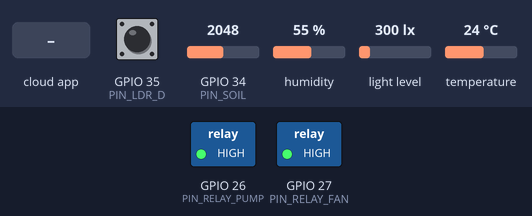
This sketch was run on a simulated ESP32. On the bench: switched loads named in the sketch (green lamp = pin HIGH). Inputs (shaded band) come from the test bench; at power-on: light level 300 lx, GPIO 34 (PIN_SOIL) = 2048, GPIO 35 (PIN_LDR_D) HIGH, humidity 55 %, temperature 24 °C (analog values on the 0–4095 scale). WiFi joins after 1.5 s; servers stay silent unless stated; the local clock reads 2024-03-15 10:24:30 at power-on unless the sketch sets it; random numbers use the default seed unless the sketch sets one; the Firebase database answers and starts empty; what the sketch prints to the serial monitor is not drawn.

Above: at 2.9 s.
3.0 s: the phone or cloud app sets fan to 1
At 5.6 s:
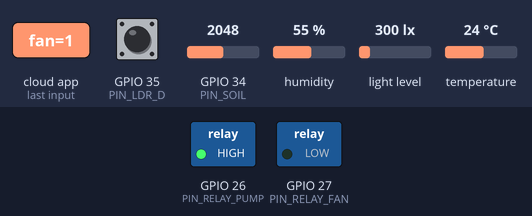
6.1 s: light level set to 109 lx
7.6 s: light level set to 94 lx
9.1 s: the phone or cloud app sets pump to 1
At 11.9 s:
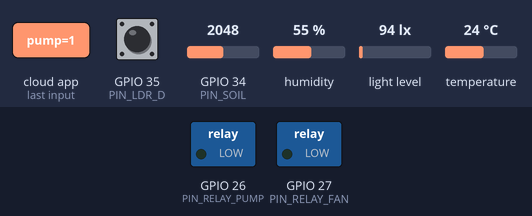
12.2 s: the phone or cloud app sets pump to 0
At 13.6 s:
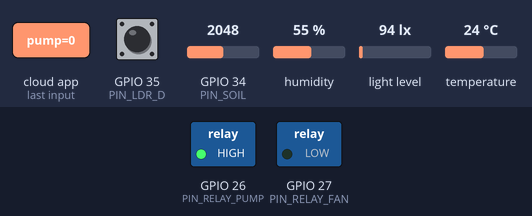
14.2 s: the phone or cloud app sets auto_mode to 1
At 14.8 s:
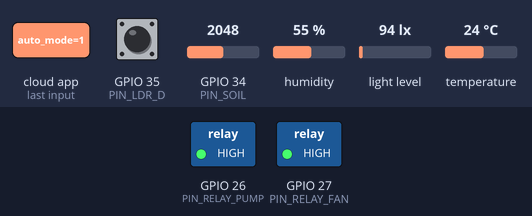
Timing chart, 0 to 16.9 s (numbered marks = the images above; inputs shaded):
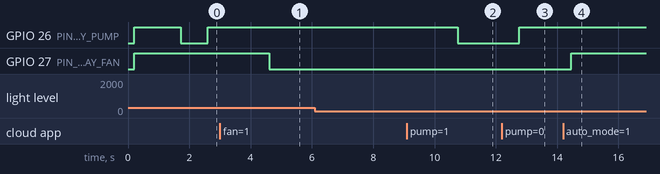

The sketch:

smart_greenhouse.ino
```cpp
/**
 *  Smart Greenhouse Control System — ESP32 Firmware
 *  -------------------------------------------------
 *  Project : smart-greenhouse-9fb8e
 *  Hardware:
 *    - ESP32 DevKit V1
 *    - 2× BME280  (0x76 inner, 0x77 outer)
 *    - BH1750    (0x23)
 *    - LM393     (digital light switch)
 *    - Capacitive soil moisture sensor (analog)
 *    - 5V 2-channel relay → 12V pump + 12V fan
 *
 *  Mode: HYBRID  (auto_mode=1 autonomous, auto_mode=0 manual)
 *
 *  ==== ARDUINO IDE SETUP ====
 *  1) Boards Manager → install "esp32 by Espressif Systems"
 *  2) Tools → Board → select "ESP32 Dev Module"
 *  3) Install via Library Manager:
 *       - Adafruit BME280 Library         (Adafruit)
 *       - Adafruit Unified Sensor         (installed automatically)
 *       - BH1750                          (Christopher Laws)
 *       - Firebase Arduino Client Library for ESP8266 and ESP32  (Mobizt)
 *  4) Fill in FIREBASE_AUTH in secrets.h
 *  5) Upload!
 */

#include "config.h"
#include "secrets.h"
#include "wifi_time.h"
#include "sensors.h"
#include "actuators.h"
#include "firebase_io.h"

static SensorData   gSensors;
static ControlState gControl;   // default: auto_mode=1, all others 0

static unsigned long tLastRead = 0;
static unsigned long tLastPush = 0;
static unsigned long tLastPoll = 0;

void setup() {
  Serial.begin(115200);
  delay(200);
  Serial.println("\n==============================");
  Serial.println("  Smart Greenhouse ESP32 Firmware");
  Serial.println("==============================");

  actuators_init();
  sensors_init();
  wifi_connect();
  ntp_init();
  firebase_init();
}

void loop() {
  const unsigned long now = millis();

  // Reconnect if WiFi drops
  if (!wifi_is_connected()) {
    static unsigned long tLastRetry = 0;
    if (now - tLastRetry >= 10000UL) {
      tLastRetry = now;
      Serial.println("[WiFi] connection lost — retrying");
      wifi_connect();
    }
  }

  // 1) Read sensors
  if (now - tLastRead >= SENSOR_READ_MS) {
    tLastRead = now;
    sensors_read(gSensors);
    gSensors.CO2       = mock_co2();
    gSensors.timestamp = time_epoch();
    print_sensors(gSensors);
  }

  // 2) Fetch control state from Firebase
  if (now - tLastPoll >= CONTROL_POLL_MS) {
    tLastPoll = now;
    firebase_poll_control(gControl);
  }

  // 3) Hybrid decision logic
  if (gControl.auto_mode == 1) {
    apply_auto_control(gSensors, gControl);
  }

  // 4) Update relays
  apply_actuators(gControl);

  // 5) Write data to Firebase
  if (now - tLastPush >= FIREBASE_PUSH_MS) {
    tLastPush = now;
    firebase_push_sensors(gSensors);
    // Allow the frontend to observe the real state in autonomous mode
    if (gControl.auto_mode == 1) {
      firebase_push_control_state(gControl);
    }
  }
}
```

actuators.cpp
```cpp
#include "actuators.h"
#include "sensors.h"
#include "config.h"

static inline int relayLevel(int onOff) {
#if RELAY_ACTIVE_LOW
  return onOff ? LOW : HIGH;
#else
  return onOff ? HIGH : LOW;
#endif
}

void actuators_init() {
  pinMode(PIN_RELAY_PUMP, OUTPUT);
  pinMode(PIN_RELAY_FAN,  OUTPUT);
  // All outputs OFF at startup
  digitalWrite(PIN_RELAY_PUMP, relayLevel(0));
  digitalWrite(PIN_RELAY_FAN,  relayLevel(0));
  Serial.println("[Actuators] init OK (pump+fan OFF)");
}

void apply_actuators(const ControlState& s) {
  digitalWrite(PIN_RELAY_PUMP, relayLevel(s.pump));
  digitalWrite(PIN_RELAY_FAN,  relayLevel(s.fan));
  // s.light → no hardware, ignored
}

// Autonomous mode: pump/fan decision based on sensor data — with hysteresis
void apply_auto_control(const SensorData& d, ControlState& s) {
  // Pump (soil moisture)
  if (d.soil_moisture < AUTO_PUMP_SOIL_BELOW)      s.pump = 1;
  else if (d.soil_moisture > AUTO_PUMP_SOIL_ABOVE) s.pump = 0;

  // Fan (inner temperature or humidity)
  bool tempHigh = d.temp_inner     > AUTO_FAN_TEMP_ABOVE;
  bool humHigh  = d.humidity_inner > AUTO_FAN_HUMIDITY_ABOVE;
  bool tempLow  = d.temp_inner     < AUTO_FAN_TEMP_BELOW;

  if (tempHigh || humHigh)            s.fan = 1;
  else if (tempLow && !humHigh)       s.fan = 0;
}
```

actuators.h
```cpp
#pragma once
#include <Arduino.h>

struct SensorData;   // forward decl

struct ControlState {
  int auto_mode = 1;   // 1 = autonomous, 0 = manual (Firebase)
  int fan       = 0;
  int pump      = 0;
  int light     = 0;   // present in schema, no hardware — state only
};

void actuators_init();
void apply_actuators(const ControlState& s);
void apply_auto_control(const SensorData& d, ControlState& s);
```

firebase_io.cpp
```cpp
#include "firebase_io.h"
#include "sensors.h"
#include "actuators.h"
#include "config.h"
#include "secrets.h"

#include <Firebase_ESP_Client.h>
#include <addons/TokenHelper.h>

static FirebaseData   fbdo;
static FirebaseAuth   auth;
static FirebaseConfig config;

void firebase_init() {
  config.database_url = FIREBASE_DATABASE_URL;
  config.api_key      = FIREBASE_API_KEY;
  config.token_status_callback = tokenStatusCallback;

  // Email/Password auth — Firebase Console → Authentication → Sign-in method →
  // Email/Password must be ENABLED, and the user must be created in advance.
  auth.user.email    = FIREBASE_USER_EMAIL;
  auth.user.password = FIREBASE_USER_PASSWORD;

  Firebase.reconnectWiFi(true);
  Firebase.begin(&config, &auth);
  Serial.println("[Firebase] init complete (email/password)");
}

bool firebase_is_ready() { return Firebase.ready(); }

void firebase_push_sensors(const SensorData& d) {
  if (!Firebase.ready()) {
    Serial.println("[Firebase] not ready, /sensors skipped");
    return;
  }
  FirebaseJson j;
  j.set("temp_inner",     d.temp_inner);
  j.set("temp_outer",     d.temp_outer);
  j.set("humidity_inner", d.humidity_inner);
  j.set("humidity_outer", d.humidity_outer);
  j.set("soil_moisture",  d.soil_moisture);
  j.set("light_lux",      d.light_lux);
  j.set("light_digital",  d.light_digital);
  j.set("CO2",            d.CO2);
  j.set("voltage",        d.voltage);
  j.set("timestamp",      (int)d.timestamp);

  if (Firebase.RTDB.setJSON(&fbdo, FB_PATH_SENSORS, &j)) {
    Serial.println("[Firebase] /sensors OK");
  } else {
    Serial.printf("[Firebase] /sensors ERROR: %s\n", fbdo.errorReason().c_str());
  }
}

void firebase_push_control_state(const ControlState& s) {
  if (!Firebase.ready()) return;
  FirebaseJson j;
  j.set("auto_mode", s.auto_mode);
  j.set("fan",       s.fan);
  j.set("pump",      s.pump);
  j.set("light",     s.light);
  // updateNode: updates only existing keys, leaves all others untouched
  if (!Firebase.RTDB.updateNode(&fbdo, FB_PATH_CONTROL, &j)) {
    Serial.printf("[Firebase] /control feedback ERROR: %s\n", fbdo.errorReason().c_str());
  }
}

void firebase_poll_control(ControlState& s) {
  if (!Firebase.ready()) return;

  // auto_mode is ALWAYS read
  if (Firebase.RTDB.getInt(&fbdo, String(FB_PATH_CONTROL) + "/auto_mode")) {
    s.auto_mode = fbdo.to<int>();
  }

  // fan & pump are read from Firebase only in manual mode
  // (in auto mode, the value computed by the ESP32 itself takes precedence)
  if (s.auto_mode == 0) {
    if (Firebase.RTDB.getInt(&fbdo, String(FB_PATH_CONTROL) + "/fan")) {
      s.fan = fbdo.to<int>();
    }
    if (Firebase.RTDB.getInt(&fbdo, String(FB_PATH_CONTROL) + "/pump")) {
      s.pump = fbdo.to<int>();
    }
  }

  // light has no hardware but its state can be read
  if (Firebase.RTDB.getInt(&fbdo, String(FB_PATH_CONTROL) + "/light")) {
    s.light = fbdo.to<int>();
  }
}
```

firebase_io.h
```cpp
#pragma once

struct SensorData;
struct ControlState;

void firebase_init();
bool firebase_is_ready();
void firebase_push_sensors(const SensorData& d);
void firebase_push_control_state(const ControlState& s);  // state feedback in auto mode
void firebase_poll_control(ControlState& s);
```

secrets.h
```cpp
#pragma once

// ---------- WiFi ----------
#define WIFI_SSID   "ahsen-2.4g"
#define WIFI_PASS   "NNfRkuZRs6su"

// ---------- Firebase RTDB ----------
// Proje: smart-greenhouse-9fb8e (europe-west1)
#define FIREBASE_API_KEY        "AIzaSyB5VTUokAVSnmQUocsT1Ub7pOoxtCXKr4w"
#define FIREBASE_DATABASE_URL   "https://smart-greenhouse-9fb8e-default-rtdb.europe-west1.firebasedatabase.app"
#define FIREBASE_USER_EMAIL     "yusufkzl2002@gmail.com"
#define FIREBASE_USER_PASSWORD  "Ostim2026!"
```

sensors.cpp
```cpp
#include "sensors.h"
#include "config.h"
#include <Wire.h>
#include <Adafruit_BME280.h>
#include <BH1750.h>

static Adafruit_BME280 bmeInner;
static Adafruit_BME280 bmeOuter;
static BH1750 lightMeter(BH1750_ADDR);

static bool bmeInnerOK = false;
static bool bmeOuterOK = false;
static bool bhOK       = false;

void sensors_init() {
  Wire.begin(PIN_SDA, PIN_SCL);

  bmeInnerOK = bmeInner.begin(BME_INNER_ADDR);
  Serial.printf("[BME280 inner 0x%02X] %s\n", BME_INNER_ADDR, bmeInnerOK ? "OK" : "NOT FOUND");

  bmeOuterOK = bmeOuter.begin(BME_OUTER_ADDR);
  Serial.printf("[BME280 outer 0x%02X] %s\n", BME_OUTER_ADDR, bmeOuterOK ? "OK" : "NOT FOUND");

  bhOK = lightMeter.begin();
  Serial.printf("[BH1750 0x%02X] %s\n", BH1750_ADDR, bhOK ? "OK" : "NOT FOUND");

  analogReadResolution(12);         // 0-4095
  pinMode(PIN_SOIL,  INPUT);
  pinMode(PIN_LDR_D, INPUT);

  // Seed for mock CO2
  randomSeed(esp_random());
}

void sensors_read(SensorData& d) {
  if (bmeInnerOK) {
    d.temp_inner     = bmeInner.readTemperature();
    d.humidity_inner = bmeInner.readHumidity();
  }
  if (bmeOuterOK) {
    d.temp_outer     = bmeOuter.readTemperature();
    d.humidity_outer = bmeOuter.readHumidity();
  }
  if (bhOK) {
    float lx = lightMeter.readLightLevel();
    d.light_lux = (lx >= 0) ? (int)lx : 0;
  }

  // LM393: on most modules DO=LOW above the potentiometer threshold (light present),
  // DO=HIGH below the threshold (dark). Change to == HIGH if behaviour is inverted.
  d.light_digital = (digitalRead(PIN_LDR_D) == LOW) ? 1 : 0;

  // Capacitive soil moisture — dry=high raw value, wet=low raw value
  int raw = analogRead(PIN_SOIL);
  float pct = 100.0f * (float)(SOIL_RAW_DRY - raw) /
              (float)(SOIL_RAW_DRY - SOIL_RAW_WET);
  if (pct < 0)   pct = 0;
  if (pct > 100) pct = 100;
  d.soil_moisture = pct;

  // TODO: read when voltage divider is connected
  d.voltage = 0.0f;
}

int mock_co2() {
  // Realistic greenhouse CO2: 900-1500 ppm, slightly fluctuating random walk
  static int base = 1200;
  base += random(-25, 26);
  if (base < 900)  base = 900;
  if (base > 1500) base = 1500;
  return base;
}

void print_sensors(const SensorData& d) {
  Serial.printf(
    "[SENS] T_in=%.1f T_out=%.1f H_in=%.1f H_out=%.1f "
    "soil=%.1f%% lux=%d ld=%d CO2=%d V=%.2f ts=%ld\n",
    d.temp_inner, d.temp_outer,
    d.humidity_inner, d.humidity_outer,
    d.soil_moisture, d.light_lux, d.light_digital,
    d.CO2, d.voltage, d.timestamp);
}
```

sensors.h
```cpp
#pragma once
#include <Arduino.h>

// Single data packet read from all sensors — transmitted to Firebase
struct SensorData {
  float temp_inner     = 0;
  float temp_outer     = 0;
  float humidity_inner = 0;
  float humidity_outer = 0;
  float soil_moisture  = 0;   // percentage (0-100)
  int   light_lux      = 0;   // BH1750 (actual illuminance)
  int   light_digital  = 0;   // LM393 (0 = dark, 1 = bright)
  int   CO2            = 0;   // ppm — no physical sensor, mocked
  float voltage        = 0;   // V — voltage divider not yet connected (0)
  long  timestamp      = 0;   // Unix epoch (seconds)
};

void sensors_init();
void sensors_read(SensorData& d);
int  mock_co2();
void print_sensors(const SensorData& d);
```

wifi_time.cpp
```cpp
#include "wifi_time.h"
#include "config.h"
#include "secrets.h"
#include <WiFi.h>
#include <time.h>

void wifi_connect() {
  WiFi.mode(WIFI_STA);
  WiFi.setSleep(false);
  WiFi.begin(WIFI_SSID, WIFI_PASS);
  Serial.printf("[WiFi] connecting to %s", WIFI_SSID);

  unsigned long t0 = millis();
  while (WiFi.status() != WL_CONNECTED && millis() - t0 < 20000UL) {
    delay(300);
    Serial.print(".");
  }

  if (WiFi.status() == WL_CONNECTED) {
    Serial.printf(" OK  IP=%s  RSSI=%d\n",
                  WiFi.localIP().toString().c_str(), WiFi.RSSI());
  } else {
    Serial.println(" FAILED — will retry in 10 s");
  }
}

bool wifi_is_connected() {
  return WiFi.status() == WL_CONNECTED;
}

void ntp_init() {
  configTime(GMT_OFFSET_SEC, DAYLIGHT_OFFSET_SEC, NTP_SERVER);
  Serial.print("[NTP] awaiting synchronisation");
  unsigned long t0 = millis();
  while (time(nullptr) < 1700000000L && millis() - t0 < 10000UL) {
    delay(200);
    Serial.print(".");
  }
  time_t now = time(nullptr);
  Serial.printf(" epoch=%ld\n", (long)now);
}

long time_epoch() {
  return (long) time(nullptr);
}
```

wifi_time.h
```cpp
#pragma once
#include <Arduino.h>

void wifi_connect();
bool wifi_is_connected();
void ntp_init();
long time_epoch();   // Unix epoch seconds (10 digits)
```

config.h
```cpp
#pragma once

// ===================== PIN MAP =====================
// ESP32 DevKit V1 (38 pin)
#define PIN_SDA          21   // I2C data
#define PIN_SCL          22   // I2C clock
#define PIN_SOIL         34   // ADC1_CH6 — capacitive soil moisture (input-only)
#define PIN_LDR_D        35   // LM393 digital output (input-only)
#define PIN_RELAY_PUMP   26   // Relay channel 1 → 12V water pump
#define PIN_RELAY_FAN    27   // Relay channel 2 → 12V fan

// Relay logic — most inexpensive 5V 2-channel modules are ACTIVE-LOW
// 1 = LOW signal ACTIVATES the relay, 0 = HIGH signal DEACTIVATES it
// Set to 0 if the module behaves in reverse
#define RELAY_ACTIVE_LOW 1

// ===================== I2C ADDRESSES =====================
#define BME_INNER_ADDR   0x76   // Inner sensor: SDO → GND
#define BME_OUTER_ADDR   0x77   // Outer sensor: SDO → 3.3V
#define BH1750_ADDR      0x23   // ADDR → GND (default)

// ===================== TIMING (ms) =====================
#define SENSOR_READ_MS    2000   // read sensors every 2 s
#define FIREBASE_PUSH_MS  5000   // write to Firebase every 5 s
#define CONTROL_POLL_MS   2000   // read /control path every 2 s

// ===================== SOIL MOISTURE CALIBRATION =====================
// Measure sensor in air → SOIL_RAW_DRY; submerge in a cup of water → SOIL_RAW_WET
// Update with your own measured values!
#define SOIL_RAW_DRY     3000
#define SOIL_RAW_WET     1200

// ===================== AUTONOMOUS MODE THRESHOLDS =====================
// Pump — soil moisture with hysteresis
#define AUTO_PUMP_SOIL_BELOW       35.0f   // < 35% → pump ON
#define AUTO_PUMP_SOIL_ABOVE       60.0f   // > 60% → pump OFF

// Fan — inner temperature or inner humidity threshold
#define AUTO_FAN_TEMP_ABOVE        28.0f   // > 28°C → fan ON
#define AUTO_FAN_TEMP_BELOW        25.0f   // < 25°C → fan OFF
#define AUTO_FAN_HUMIDITY_ABOVE    80.0f   // > 80% humidity → fan ON

// ===================== NTP (TIMESTAMP) =====================
#define NTP_SERVER            "pool.ntp.org"
#define GMT_OFFSET_SEC        (3 * 3600)   // UTC+3 (Turkey)
#define DAYLIGHT_OFFSET_SEC   0

// ===================== FIREBASE PATHS =====================
#define FB_PATH_SENSORS   "/sensors"
#define FB_PATH_CONTROL   "/control"
```

Measured:
- after the input at 3.0 s, GPIO 27 (PIN_RELAY_FAN): HIGH → LOW after 1.6 s
- after the input at 6.1 s, every drawn part: stays the same
- after the input at 7.6 s, every drawn part: stays the same
- after the input at 9.1 s, GPIO 26 (PIN_RELAY_PUMP): HIGH → LOW after 1.7 s
- after the input at 12.2 s, GPIO 26 (PIN_RELAY_PUMP): LOW → HIGH after 0.56 s
- after the input at 14.2 s, GPIO 27 (PIN_RELAY_FAN): LOW → HIGH after 0.26 s
